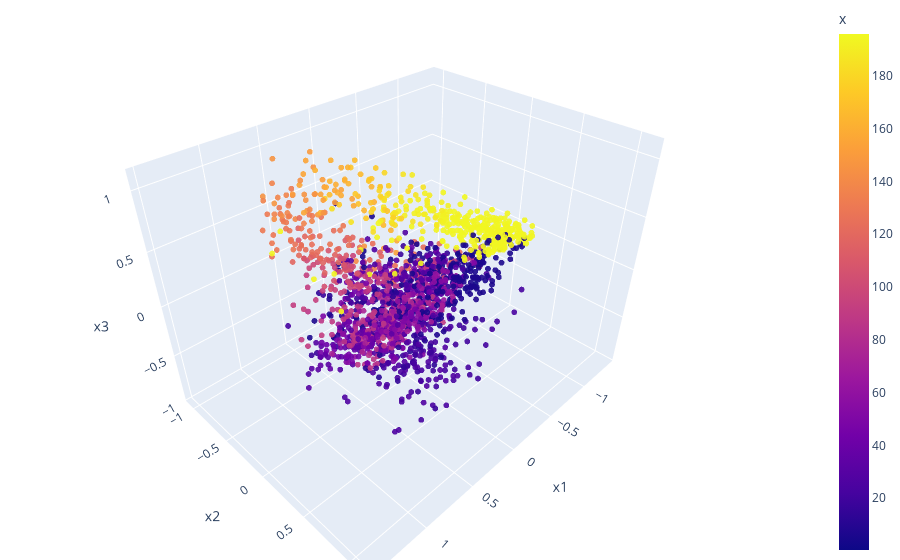

Notebook code cell kept with this figure:
### Code cell
pca = PCA(n_components=20, svd_solver='full')
# pca = FastICA(n_components=3, random_state=0, whiten='unit-variance')
# pca = KernelPCA(n_components=3, kernel="cosine")

pca_embedding = pca.fit_transform(z_score(parsedData))
pca_embedding = pca_embedding[:,0:3]

df = pd.DataFrame(pca_embedding, columns=['x1', 'x2', 'x3'])
df["x"] = data.x
df["lap"] = data.lap
# df["exposure"] = data.exposure

fig = px.scatter_3d(df, x='x1', y='x2', z='x3', color='x', opacity=0.9, title="PCA")
fig.update_traces(marker_size=2)

# tight layout
fig.update_layout(margin=dict(l=0, r=0, b=0, t=0))
fig.show()

### Figure 1 — Plotly figure (JSON) as saved in the notebook; plotly's stock layout.template omitted (floating-point values rounded to 4 significant figures; data arrays with more than 128 entries replaced by an {"elided": "..."} marker saying what was removed)
{"data": [{"hovertemplate": "x1=%{x}<br>x2=%{y}<br>x3=%{z}<br>x=%{marker.color}<extra></extra>", "legendgroup": "", "marker": {"color": {"elided": "1851 float values"}, "coloraxis": "coloraxis", "opacity": 0.9, "size": 2, "symbol": "circle"}, "mode": "markers", "name": "", "scene": "scene", "showlegend": false, "type": "scatter3d", "x": {"elided": "1851 float values"}, "y": {"elided": "1851 float values"}, "z": {"elided": "1851 float values"}}], "layout": {"coloraxis": {"colorbar": {"title": {"text": "x"}}, "colorscale": [[0, "#0d0887"], [0.1111, "#46039f"], [0.2222, "#7201a8"], [0.3333, "#9c179e"], [0.4444, "#bd3786"], [0.5556, "#d8576b"], [0.6667, "#ed7953"], [0.7778, "#fb9f3a"], [0.8889, "#fdca26"], [1, "#f0f921"]]}, "legend": {"tracegroupgap": 0}, "margin": {"b": 0, "l": 0, "r": 0, "t": 0}, "scene": {"domain": {"x": [0, 1], "y": [0, 1]}, "xaxis": {"title": {"text": "x1"}}, "yaxis": {"title": {"text": "x2"}}, "zaxis": {"title": {"text": "x3"}}}, "title": {"text": "PCA"}}}
